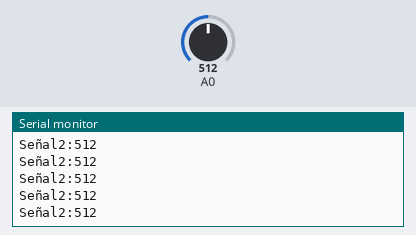
Recording of a sketch running on a simulated Arduino Uno, built with avr-gcc and run on an emulated ATmega328P. Shown: the last lines printed to the serial monitor. The test bench sets the inputs (shaded band); at power-on: A0 = 512. Random numbers use the default seed unless the sketch sets one.

Above: at 1.2 s.
1.3 s: A0 set to 11
At 2.4 s:
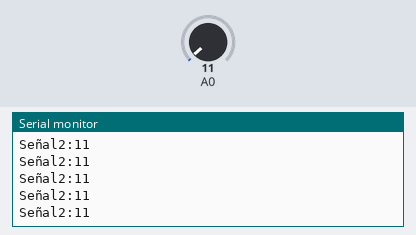
2.8 s: A0 set to 8
At 3.6 s:
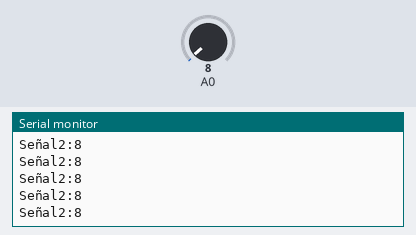
Timing chart, 0 to 5.8 s (numbered marks = the images above; inputs shaded):
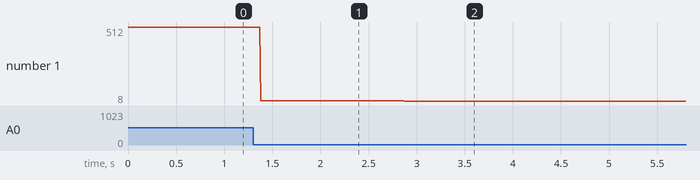

The sketch:

codelab2.ino
```cpp
/*************************************
 Curso: ISB-UPCH
 Date: 29/03/2023
 Autor: Moises Meza
**************************************/

unsigned long lastMsg = 0;
float F = 500;                   // 500 hz
double Fs = 10 * F;               // 5000 hz
double Ts_ms = (1 / Fs) * 1000;  // 200 ms
int valor;                        // Variable global

void setup() {
  Serial.begin(9600);
  while (!Serial);
}

void loop() {
  unsigned long now = millis();

  if (now - lastMsg > Ts_ms) {
    lastMsg = now;

    int r1 = random(10);
    int r2 = random(10);
    valor = analogRead(A0);  // Lee el valor analógico en cada iteración
    Serial.print("Señal2:");
    Serial.println(valor);
  }
}
```

Measured:
- after the input at 1.3 s, the serial monitor: prints a new line after 0.08 s (image 1)
- after the input at 2.8 s, the serial monitor: prints a new line after 0.08 s (image 2)
- plotted number 1: 512 → 11 after the input at 1.3 s, 11 → 8 after the input at 2.8 s
